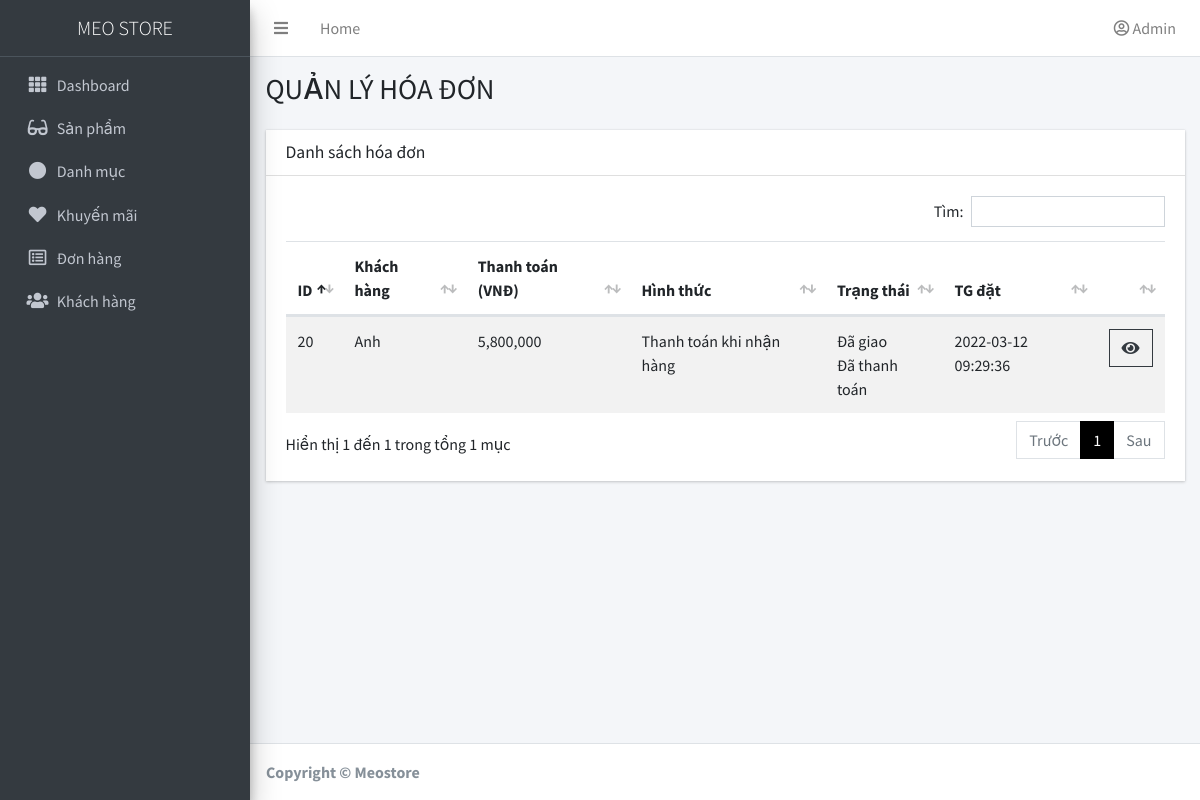
Page /admin/index.php?bill (signed in) on the committed database.
### tables this page shows
CREATE TABLE `bills` (
  `bill_ID` int(11) NOT NULL,
  `total_price` float NOT NULL,
  `discount_price` float DEFAULT NULL,
  `price_to_pay` float DEFAULT NULL,
  `payments` varchar(255) DEFAULT NULL,
  `phone_number` varchar(255) NOT NULL,
  `address` text NOT NULL,
  `status` varchar(255) NOT NULL,
  `payment_status` varchar(255) NOT NULL,
  `customer_ID` int(11) NOT NULL,
  `promotion_ID` int(11) DEFAULT NULL,
  `created_at` datetime NOT NULL DEFAULT current_timestamp(),
  `updated_at` datetime NOT NULL DEFAULT current_timestamp()
);

CREATE TABLE `customers` (
  `customer_ID` int(11) NOT NULL,
  `username` varchar(255) NOT NULL,
  `password` varchar(255) DEFAULT NULL,
  `first_name` varchar(255) DEFAULT NULL,
  `last_name` varchar(255) DEFAULT NULL,
  `email` varchar(255) NOT NULL,
  `phone_number` varchar(255) DEFAULT NULL,
  `address` text DEFAULT NULL,
  `status` int(11) DEFAULT NULL,
  `created_at` datetime NOT NULL DEFAULT current_timestamp(),
  `updated_at` datetime NOT NULL DEFAULT current_timestamp() ON UPDATE current_timestamp()
);

### admin/index.php (called while the page is built)
<?php
require_once '../controller/AdminController.php';
?>

### model/database.php (called while the page is built, shortened)
<?php
class connect
{
    var $db = null;
    function __construct()
    {
        $dsn = "mysql:host=localhost; dbname=matkinh";
        $user = 'root';
        $pass = '';
        $this->db = new PDO($dsn, $user, $pass, array(PDO::MYSQL_ATTR_INIT_COMMAND => 'SET NAMES utf8'));
    }
    function getList($select)
    {
        $result = $this->db->query($select);
        return $result;
    }
}

### model/bill.php (called while the page is built, shortened)
<?php
require_once 'database.php';
class Bill
{
    public function getBillList()
    {
        $db = new connect();
        $sql = "SELECT b.*, c.username FROM bills b INNER JOIN customers c ON b.customer_ID=c.customer_ID";
        $r = $db->getList($sql);
        return $r;
    }
}

### views/admin/bill.php (the view, shortened to what this page needs)
<?php
include('head.php');
?>
<body class="hold-transition sidebar-mini layout-fixed">
    <?php
    include('header.php');
    ?>
    <?php
    if ($action == 'bill-list') :
    ?>
        <div class="content-wrapper">
            <section class="content-header">
                <div class="container-fluid">
                    <div class="row mb-2">
                        <div class="col-sm-6">
                            <h1>QUẢN LÝ HÓA ĐƠN</h1>
                        </div>
                        <div class="col-sm-6 action">
                        </div>
                    </div>
                </div>
            </section>
            <section class="content">
                <div class="container-fluid">
                    <div class="row">
                        <div class="col-12">
                            <div class="card">
                                <div class="card-header">
                                    <h3 class="card-title">Danh sách hóa đơn</h3>
                                </div>
                                <div class="card-body">
                                    <table id="table" class="table table-striped">
                                        <thead>
                                            <tr>
                                                <th>ID</th>
                                                <th>Khách hàng</th>
                                                <th>Thanh toán (VNĐ)</th>
                                                <th>Hình thức</th>
                                                <th>Trạng thái</th>
                                                <th>TG đặt</th>
                                                <th></th>
                                            </tr>
                                        </thead>
                                        <tbody>
                                            <?php
                                            foreach ($results as $r) :
                                            ?>
                                                <tr>
                                                    <td>
                                                        <?= $r['bill_ID'] ?>
                                                    </td>
                                                    <td>
                                                        <?= $r['username'] ?>
                                                    </td>
                                                    <td>
                                                        <?= number_format($r['price_to_pay']) ?>
                                                    </td>
                                                    <td>
                                                        <?php
                                                        echo ($r['payments'] == 'online') ? 'Thanh toán online' : 'Thanh toán khi nhận hàng';
                                                        ?>
                                                    </td>
                                                    <td>
                                                        <?php
                                                        $status = $r['status'];
                                                        if ($status == 'pending') {
                                                            echo 'Đang xử lý';
                                                        } elseif ($status == 'in_transit') {
                                                            echo 'Đang giao';
                                                        } elseif ($status == 'delivered') {
                                                            echo 'Đã giao';
                                                        } elseif ($status == 'cancelled') {
                                                            echo 'Đã hủy';
                                                        }
                                                        ?>
                                                        <br>
                                                        <?php
                                                        $payment_status = $r['payment_status'];
                                                        if ($payment_status == 'paid') {
                                                            echo 'Đã thanh toán';
                                                        } else {
                                                            echo 'Chưa thanh toán';
                                                        }
                                                        ?>
                                                    </td>
                                                    <td>
                                                        <?= $r['created_at'] ?>
                                                    </td>
                                                    <td class="text-right">
                                                        <div class="btn-group">
                                                            <a href="?act=bill-edit-form&bill_ID=<?= $r['bill_ID'] ?>" class="btn btn-outline-dark btn-flat">
                                                                <i class="fas fa-eye"></i>
                                                            </a>
                                                        </div>
                                                    </td>
                                                </tr>
                                            <?php
                                            endforeach;
                                            ?>
                                        </tbody>
                                    </table>
                                </div>
                            </div>
                        </div>
                    </div>
                </div>
            </section>
        </div>
    <?php
    endif;
    ?>
    <?php
    include 'footer.php';
    ?>
</body>
</html>

### assets/admin/css/custom.css (style rules this page uses)
div.card { border-radius: 0 !important; }

### rows in the picture
bills: bill_ID "20", customer_ID.username "Anh", price_to_pay "5,800,000", payments "Thanh toán khi nhận hàng", status "Đã giao", payment_status "Đã thanh toán", created_at "2022-03-12 09:29:36"
